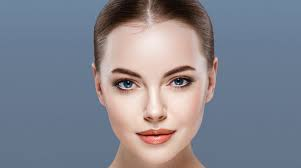
#> input picture images/face.jpg, 301 x 168 px
$ jupyter execute 2022-05-24-Detect-Face-And-Blur.ipynb
#> lines starting #> are read from the running program, lines starting #| are printed output that depends on the picture; after the words box and inside, x2 and y2 are one past the last pixel; in counts of white or black regions, pixels touching at a corner belong together
# Blur the face in an image or video
> An introduction to the world of Deep Learning.

* toc: true
* badges: true
* comments: true

> Blurring the face area of people from videos is done in all news channels and to
hide the identity of a person. With computer vision, We can automatically detect the
face region of the person and use it to blur the image.
In this project we will build a computer vision model which can detect face in an image
and blur it.

    1. Read an image
    2. Convert it to grayscale
    3. load Cascade Classifier
    4. Detect Faces
    5. Draw Bounding Box
    6. Blur the face

[cell 1]
# Import necessary library
import cv2
import matplotlib.pyplot as plt

**Step-1: Read an image**

[cell 2]
img = cv2.imread('../images/face.jpg')
#> img is the input picture: shape (168, 301, 3); mean B, G, R 142.6, 131.9, 130.2
plt.imshow(img[:,:,::-1]) # opencv read an image into BGR mode, to convert it into RGB we reverse the image array

**Step-2: Convert the image to grayscale**

[cell 3]
gray = cv2.cvtColor(img, cv2.COLOR_BGR2GRAY)
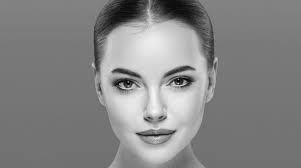
#> gray: shape (168, 301); min 3, max 248, mean 132.6
plt.imshow(gray, cmap='gray')

**Step-3: Loading OpenCV CascadeClassifier**

[cell 4]
face_classifier = cv2.CascadeClassifier('haarcascades/haarcascade_frontalface_default.xml')

**Step-4: Detecting faces in the grayscaled image**

[cell 5]
faces = face_classifier.detectMultiScale(gray)
#> faces = [[91, 31, 127, 127]]

**Step-5: Draw Blounding Box around the detected faces**

[cell 6]
for (x,y,w,h) in faces:
    cv2.rectangle(img, (x,y), (x+w,y+h), (127,0,255),2)
    plt.imshow(img[:,:,::-1])
#> this loop made 1 pass
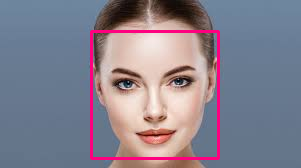
#> img: shape (168, 301, 3); 3.01% of pixels changed, all inside (x1, y1, x2, y2) = (90, 30, 220, 160)

**Step-6: Blur the face**

[cell 7]
# select region of face in the original image
ROI = img[y:y+h, x:x+w]
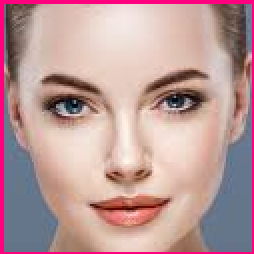
#> ROI: shape (127, 127, 3) (shown 2 times larger); mean B, G, R 153.2, 153.6, 188

# blur the face region
blur_face = cv2.GaussianBlur(ROI, (91,91),0)
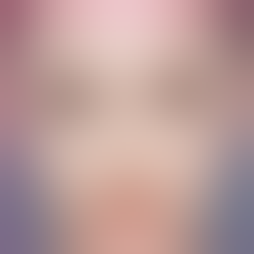
#> blur_face: shape (127, 127, 3) (shown 2 times larger); mean B, G, R 153.4, 155.7, 186.6

[cell 8]
# replace original face with the blurred one
img[y:y+h, x:x+w] = blur_face
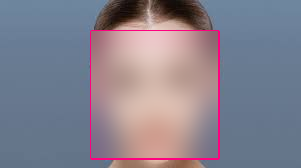
#> img: shape (168, 301, 3); mean B, G, R 142.2, 128.5, 133.3

[cell 9]
# Final Image
plt.imshow(img[:,:,::-1])
